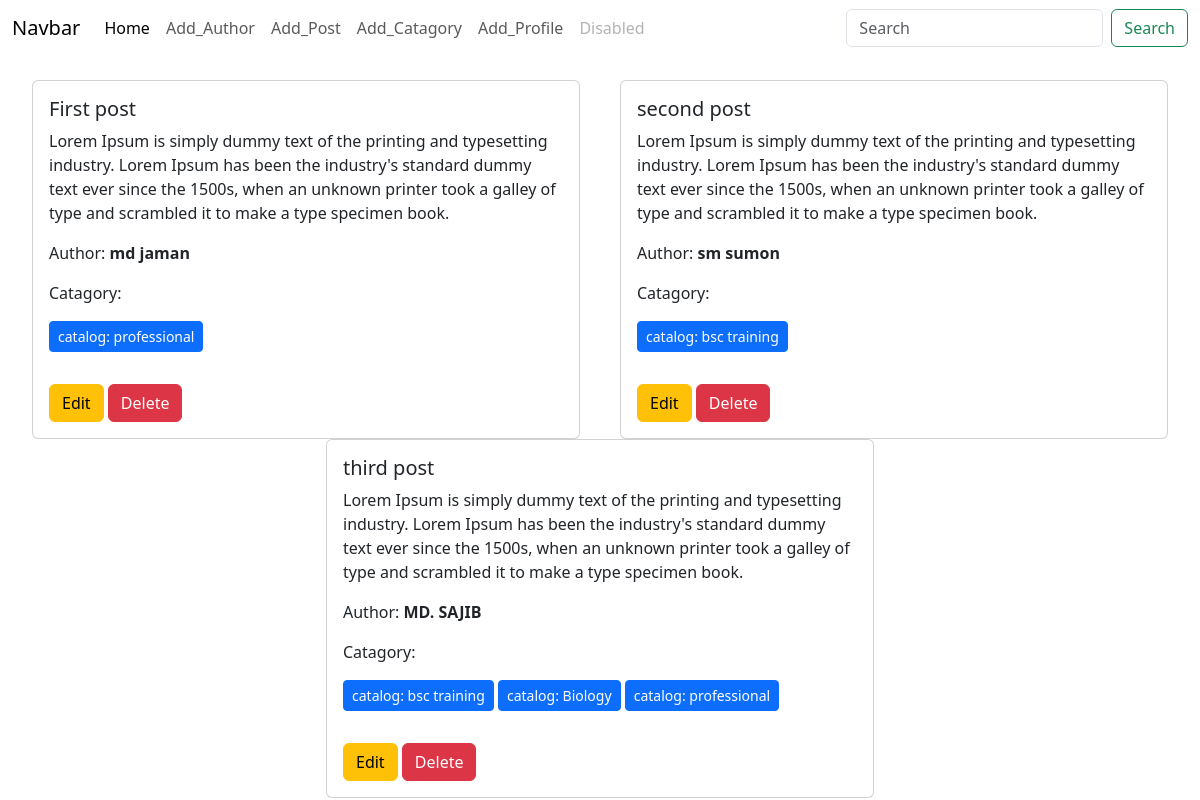
Before: / with the older database file.
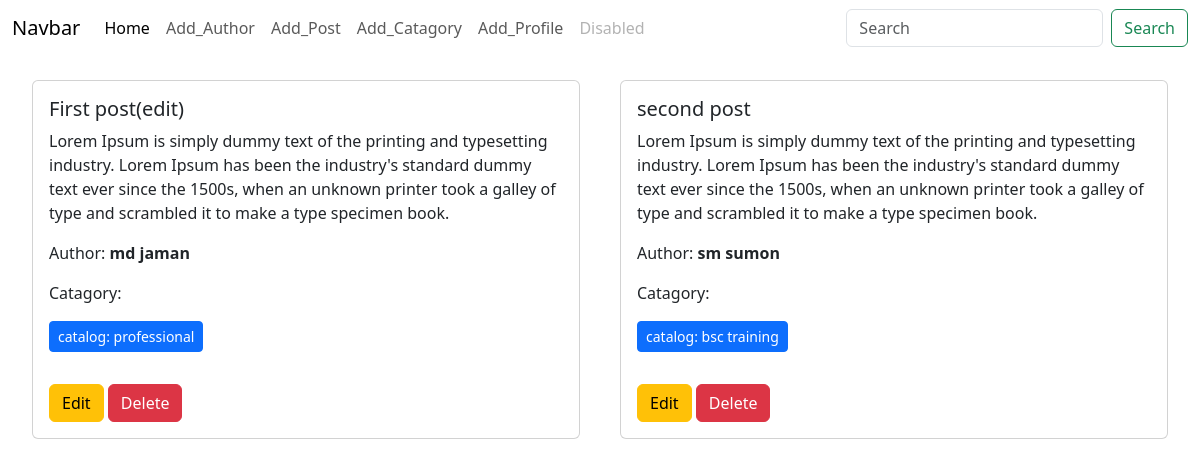
After: the same page with the newer database file.
### posts/models.py (models this page shows, shortened)
class post(models.Model):
    title = models.CharField(max_length=25)
    content = models.TextField()
    catagori = models.ManyToManyField(catagori)
    author = models.ForeignKey(author,on_delete=models.CASCADE)

### authors/models.py (models this page shows, shortened)
class author(models.Model):
    name = models.CharField(max_length=15)
    bio = models.TextField()
    number = models.CharField(max_length=11 ,validators=[MinLengthValidator(11)])

### catagories/models.py (models this page shows)
class catagori(models.Model):
    name = models.CharField(max_length=15)
    def __str__(self):
        return f"catalog: {self.name}"

### blog_project/views.py (the view)
# urls.py: path('', homepage,name='home_page'),
def homepage(request):
    data = post.objects.all()
    for i in data:
        print(i.title)
        for j in i.catagori.all():
            print(j)
    return render(request,'home.html',{'data':data})

### templates/home.html
{% extends "base.html" %}
{% block content %}
<div class="row d-flex flex-wrap justify-content-center px-4 pt-4">
    {% for post in data %}
    <div class="col-sm-3 col-md-6">
        <div class="card mx-2">
          <div class="card-body">
            <h5 class="card-title">{{post.title}}</h5>
            <p class="card-text"> {{post.content}}</p>
            <p class="card-text"> Author: <b>{{post.author.name}}</b></p>
            <p class="card-text"> Catagory:
                <p  >{% for cat in post.catagori.all %}
                    <p class=" btn btn-primary btn-sm " disabled >  {{cat}} <b></b></p>
                    {% endfor %}
                </p>
            </p>
         <a href="{% url 'edit_page' post.id %} " class="btn btn-warning">Edit</a>
         <a href=" {% url 'delete_page' post.id %}" class="btn btn-danger">Delete</a>
          </div>
        </div>
      </div>
    {% endfor %}
  </div>
{% endblock content %}

Changed rows visible on the page:
removed post: title "third post", content "Lorem Ipsum is simply dummy text of the printing and typesetting industry. Lorem Ipsum has been the industry's standard dummy text ever since the 1500s, when an unknown printer took a galley of type and scrambled it to make a type specimen book.", author.name "MD. SAJIB", catagori (name "catalog: bsc training"), catagori (name "catalog: professional")
no longer on this page (row unchanged): catagori: name "catalog: Biology", shown under "third post"
changed post "md jaman": title "First post" → "First post(edit)"
